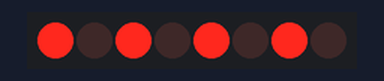
Bench run of a sketch on a simulated ESP8266 (NodeMCU). Parts: 8 shift-register outputs drawn as a row of LEDs (first output left, lit = HIGH). Wiring (inferred from the names in the program): shift register (74HC595): data D6; shift clock D7; latch D8. Wiring (inferred from the signals the program sends): row of LEDs: on Q0, Q1, Q2, Q3, Q4, Q5, Q6, Q7.

Above: at 0.5 s.
At 3.5 s:
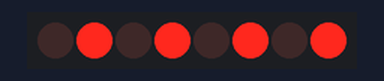
Timing chart, 0 to 4.6 s (numbered marks = the images above):
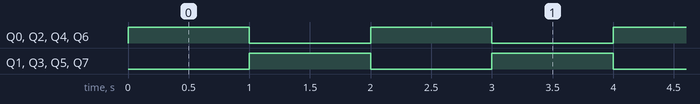

Measured:
- by itself, Q0–7: alternates HIGH for 1.0 s and LOW for 1.0 s

The sketch:

motor_double_register.ino
```cpp
const int SER_PIN = D6;    // Serial data input (shift register)
const int SRCLK_PIN = D7;  // Shift register clock
const int RCLK_PIN = D8;   // Storage register clock

// Motor control bits for all four motors (AIN1, AIN2, BIN1, BIN2, CIN1, CIN2, DIN1, DIN2)
byte motorControl = 0b00000000;  // Initialize all motors to be off

void setup() {
  pinMode(SER_PIN, OUTPUT);
  pinMode(SRCLK_PIN, OUTPUT);
  pinMode(RCLK_PIN, OUTPUT);

  // Initialize motor states
  updateShiftRegister();
}

void loop() {
  // Example: Set Motor A, B, C, and D to move forward at full speed (AIN1=1, AIN2=0; BIN1=1, BIN2=0; etc.)
  motorControl = 0b01010101;  // AIN1 high, AIN2 low; BIN1 high, BIN2 low; CIN1 high, CIN2 low; DIN1 high, DIN2 low
  updateShiftRegister();
  delay(1000);

  // Example: Set all motors to reverse direction (AIN1=0, AIN2=1; BIN1=0, BIN2=1; etc.)
  motorControl = 0b10101010;  // AIN1 low, AIN2 high; BIN1 low, BIN2 high; CIN1 low, CIN2 high; DIN1 low, DIN2 high
  updateShiftRegister();
  delay(1000);
}

void updateShiftRegister() {
  digitalWrite(RCLK_PIN, LOW); // Prepare for data shifting
  shiftOut(SER_PIN, SRCLK_PIN, MSBFIRST, motorControl); // Send data to the shift register
  digitalWrite(RCLK_PIN, HIGH); // Latch the data to outputs
}
```
